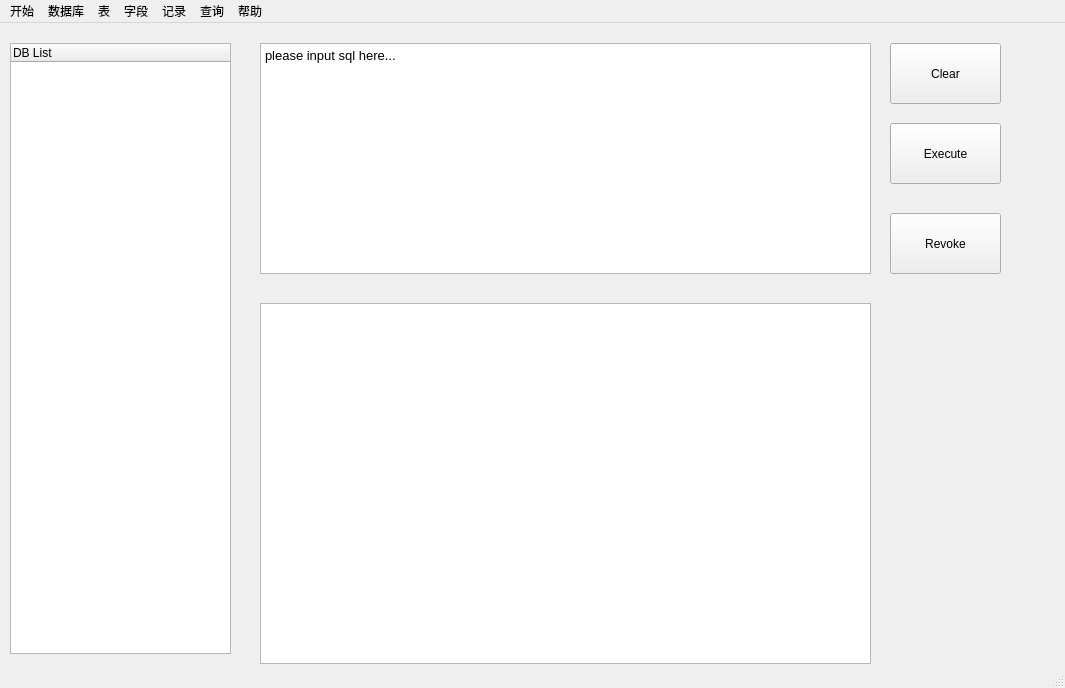
<?xml version="1.0" encoding="UTF-8"?>
<ui version="4.0">
 <class>MainWindow</class>
 <widget class="QMainWindow" name="MainWindow">
  <property name="geometry">
   <rect>
    <x>0</x>
    <y>0</y>
    <width>1065</width>
    <height>688</height>
   </rect>
  </property>
  <property name="windowTitle">
   <string>MainWindow</string>
  </property>
  <property name="styleSheet">
   <string notr="true">background-image: url(:/build-DBMS-Desktop_Qt_5_9_9_MSVC2015_32bit-Debug/DBMS/res/6.jpg);</string>
  </property>
  <widget class="QWidget" name="centralwidget">
   <widget class="QTreeWidget" name="treeWidget">
    <property name="geometry">
     <rect>
      <x>10</x>
      <y>20</y>
      <width>221</width>
      <height>611</height>
     </rect>
    </property>
    <property name="styleSheet">
     <string notr="true">background-image: url(:/build-DBMS-Desktop_Qt_5_9_9_MSVC2015_32bit-Debug/DBMS/res/back (2).png);</string>
    </property>
    <column>
     <property name="text">
      <string>DB List</string>
     </property>
    </column>
   </widget>
   <widget class="QTextEdit" name="textEdit">
    <property name="geometry">
     <rect>
      <x>260</x>
      <y>20</y>
      <width>611</width>
      <height>231</height>
     </rect>
    </property>
    <property name="styleSheet">
     <string notr="true">background-image: url(:/build-DBMS-Desktop_Qt_5_9_9_MSVC2015_32bit-Debug/DBMS/res/back (2).png);</string>
    </property>
    <property name="html">
     <string>&lt;!DOCTYPE HTML PUBLIC &quot;-//W3C//DTD HTML 4.0//EN&quot; &quot;http://www.w3.org/TR/REC-html40/strict.dtd&quot;&gt;
&lt;html&gt;&lt;head&gt;&lt;meta name=&quot;qrichtext&quot; content=&quot;1&quot; /&gt;&lt;style type=&quot;text/css&quot;&gt;
p, li { white-space: pre-wrap; }
&lt;/style&gt;&lt;/head&gt;&lt;body style=&quot; font-family:'SimSun'; font-size:9pt; font-weight:400; font-style:normal;&quot;&gt;
&lt;p style=&quot; margin-top:0px; margin-bottom:0px; margin-left:0px; margin-right:0px; -qt-block-indent:0; text-indent:0px;&quot;&gt;&lt;span style=&quot; font-size:10pt;&quot;&gt;please input sql here...&lt;/span&gt;&lt;/p&gt;&lt;/body&gt;&lt;/html&gt;</string>
    </property>
   </widget>
   <widget class="QTableWidget" name="tableWidget">
    <property name="geometry">
     <rect>
      <x>360</x>
      <y>570</y>
      <width>20</width>
      <height>20</height>
     </rect>
    </property>
   </widget>
   <widget class="QPushButton" name="pushButton">
    <property name="geometry">
     <rect>
      <x>890</x>
      <y>100</y>
      <width>111</width>
      <height>61</height>
     </rect>
    </property>
    <property name="styleSheet">
     <string notr="true">font: 87 16pt &quot;Bodoni MT Black&quot;;background-image: url(:/build-DBMS-Desktop_Qt_5_9_9_MSVC2015_32bit-Debug/DBMS/res/back (2).png);</string>
    </property>
    <property name="text">
     <string>Execute</string>
    </property>
   </widget>
   <widget class="QPushButton" name="clearbutton">
    <property name="geometry">
     <rect>
      <x>890</x>
      <y>20</y>
      <width>111</width>
      <height>61</height>
     </rect>
    </property>
    <property name="styleSheet">
     <string notr="true">font: 87 16pt &quot;Bodoni MT Black&quot;;background-image: url(:/build-DBMS-Desktop_Qt_5_9_9_MSVC2015_32bit-Debug/DBMS/res/back (2).png);</string>
    </property>
    <property name="text">
     <string>Clear</string>
    </property>
   </widget>
   <widget class="QPushButton" name="backbutton">
    <property name="geometry">
     <rect>
      <x>890</x>
      <y>190</y>
      <width>111</width>
      <height>61</height>
     </rect>
    </property>
    <property name="styleSheet">
     <string notr="true">font: 87 16pt &quot;Bodoni MT Black&quot;;background-image: url(:/build-DBMS-Desktop_Qt_5_9_9_MSVC2015_32bit-Debug/DBMS/res/back (2).png);</string>
    </property>
    <property name="text">
     <string>Revoke</string>
    </property>
   </widget>
   <widget class="QPushButton" name="tadd">
    <property name="geometry">
     <rect>
      <x>291</x>
      <y>371</y>
      <width>20</width>
      <height>20</height>
     </rect>
    </property>
    <property name="styleSheet">
     <string notr="true">background-color: rgb(255, 255, 255);
color: rgb(255, 255, 255);</string>
    </property>
    <property name="text">
     <string/>
    </property>
   </widget>
   <widget class="QPushButton" name="tdelete">
    <property name="geometry">
     <rect>
      <x>330</x>
      <y>370</y>
      <width>20</width>
      <height>20</height>
     </rect>
    </property>
    <property name="styleSheet">
     <string notr="true">background-color: rgb(255, 255, 255);
color: rgb(255, 255, 255);</string>
    </property>
    <property name="text">
     <string/>
    </property>
   </widget>
   <widget class="QPushButton" name="tcorrect">
    <property name="geometry">
     <rect>
      <x>380</x>
      <y>370</y>
      <width>20</width>
      <height>20</height>
     </rect>
    </property>
    <property name="styleSheet">
     <string notr="true">background-color: rgb(255, 255, 255);
color: rgb(255, 255, 255);</string>
    </property>
    <property name="text">
     <string/>
    </property>
   </widget>
   <widget class="QPushButton" name="twrong">
    <property name="geometry">
     <rect>
      <x>430</x>
      <y>370</y>
      <width>20</width>
      <height>20</height>
     </rect>
    </property>
    <property name="styleSheet">
     <string notr="true">background-color: rgb(255, 255, 255);
color: rgb(255, 255, 255);</string>
    </property>
    <property name="text">
     <string/>
    </property>
   </widget>
   <widget class="QPushButton" name="trefresh">
    <property name="geometry">
     <rect>
      <x>470</x>
      <y>370</y>
      <width>20</width>
      <height>20</height>
     </rect>
    </property>
    <property name="styleSheet">
     <string notr="true">background-color: rgb(255, 255, 255);
color: rgb(255, 255, 255);</string>
    </property>
    <property name="text">
     <string/>
    </property>
   </widget>
   <widget class="QTableWidget" name="showWidget">
    <property name="geometry">
     <rect>
      <x>260</x>
      <y>280</y>
      <width>611</width>
      <height>361</height>
     </rect>
    </property>
    <property name="styleSheet">
     <string notr="true">background-image: url(:/build-DBMS-Desktop_Qt_5_9_9_MSVC2015_32bit-Debug/DBMS/res/back (2).png);</string>
    </property>
   </widget>
  </widget>
  <widget class="QStatusBar" name="statusbar"/>
  <widget class="QMenuBar" name="menubar">
   <property name="geometry">
    <rect>
     <x>0</x>
     <y>0</y>
     <width>1065</width>
     <height>26</height>
    </rect>
   </property>
   <widget class="QMenu" name="menu">
    <property name="title">
     <string>开始</string>
    </property>
    <addaction name="open"/>
    <addaction name="save"/>
    <addaction name="back"/>
    <addaction name="login"/>
    <addaction name="logout"/>
   </widget>
   <widget class="QMenu" name="menu_2">
    <property name="title">
     <string>数据库</string>
    </property>
    <addaction name="adddb"/>
    <addaction name="deletedb"/>
   </widget>
   <widget class="QMenu" name="menu_3">
    <property name="title">
     <string>表</string>
    </property>
    <addaction name="addtable"/>
    <addaction name="deletetable"/>
   </widget>
   <widget class="QMenu" name="menu_4">
    <property name="title">
     <string>字段</string>
    </property>
    <addaction name="addfield"/>
    <addaction name="modifyfield"/>
    <addaction name="deletefield"/>
   </widget>
   <widget class="QMenu" name="menu_5">
    <property name="title">
     <string>记录</string>
    </property>
    <addaction name="adddate"/>
    <addaction name="deletedate"/>
    <addaction name="updatedate"/>
   </widget>
   <widget class="QMenu" name="menu_6">
    <property name="title">
     <string>查询</string>
    </property>
    <addaction name="finddb"/>
    <addaction name="findtable"/>
    <addaction name="findfield"/>
    <addaction name="readtable"/>
    <addaction name="readdb"/>
   </widget>
   <widget class="QMenu" name="menu_7">
    <property name="title">
     <string>帮助</string>
    </property>
   </widget>
   <addaction name="menu"/>
   <addaction name="menu_2"/>
   <addaction name="menu_3"/>
   <addaction name="menu_4"/>
   <addaction name="menu_5"/>
   <addaction name="menu_6"/>
   <addaction name="menu_7"/>
  </widget>
  <action name="open">
   <property name="text">
    <string>打开</string>
   </property>
  </action>
  <action name="save">
   <property name="text">
    <string>保存</string>
   </property>
  </action>
  <action name="back">
   <property name="text">
    <string>撤销</string>
   </property>
  </action>
  <action name="db">
   <property name="text">
    <string>数据库</string>
   </property>
  </action>
  <action name="table">
   <property name="text">
    <string>表</string>
   </property>
  </action>
  <action name="trigger">
   <property name="text">
    <string>触发器</string>
   </property>
  </action>
  <action name="login">
   <property name="text">
    <string>登录</string>
   </property>
  </action>
  <action name="adddb">
   <property name="text">
    <string>创建数据库</string>
   </property>
  </action>
  <action name="deletedb">
   <property name="text">
    <string>删除数据库</string>
   </property>
  </action>
  <action name="addtable">
   <property name="text">
    <string>创建表</string>
   </property>
  </action>
  <action name="deletetable">
   <property name="text">
    <string>删除表</string>
   </property>
  </action>
  <action name="addfield">
   <property name="text">
    <string>添加字段</string>
   </property>
  </action>
  <action name="modifyfield">
   <property name="text">
    <string>修改字段</string>
   </property>
  </action>
  <action name="deletefield">
   <property name="text">
    <string>删除字段</string>
   </property>
  </action>
  <action name="adddate">
   <property name="text">
    <string>增加记录</string>
   </property>
  </action>
  <action name="finddb">
   <property name="text">
    <string>查找数据库</string>
   </property>
  </action>
  <action name="findtable">
   <property name="text">
    <string>查找表</string>
   </property>
  </action>
  <action name="findfield">
   <property name="text">
    <string>查找语句</string>
   </property>
  </action>
  <action name="logout">
   <property name="text">
    <string>退出</string>
   </property>
  </action>
  <action name="readtable">
   <property name="text">
    <string>查看表</string>
   </property>
  </action>
  <action name="deletedate">
   <property name="text">
    <string>删除记录</string>
   </property>
  </action>
  <action name="updatedate">
   <property name="text">
    <string>修改记录</string>
   </property>
  </action>
  <action name="readdb">
   <property name="text">
    <string>查看数据库</string>
   </property>
  </action>
 </widget>
 <resources/>
 <connections/>
</ui>
